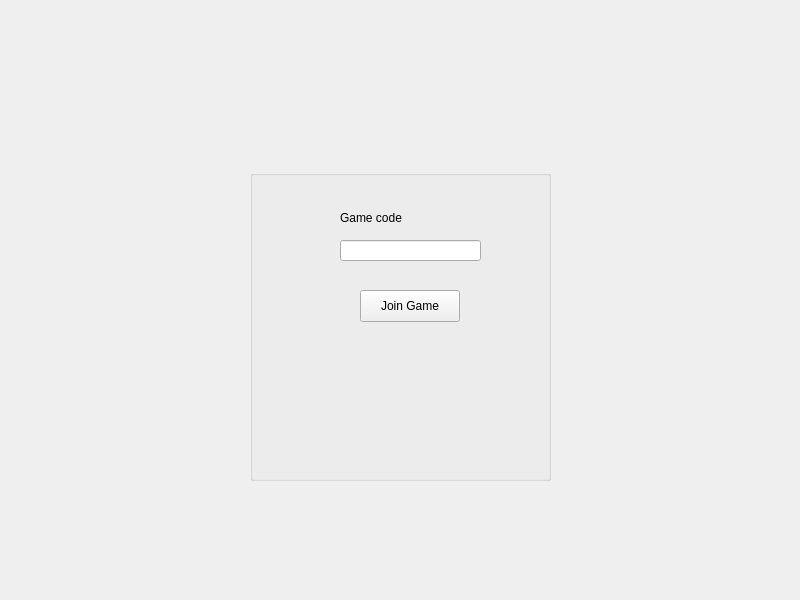
<?xml version="1.0" encoding="UTF-8"?>
<ui version="4.0">
 <class>JoinGameView</class>
 <widget class="QMainWindow" name="JoinGameView">
  <property name="geometry">
   <rect>
    <x>0</x>
    <y>0</y>
    <width>800</width>
    <height>600</height>
   </rect>
  </property>
  <property name="minimumSize">
   <size>
    <width>737</width>
    <height>537</height>
   </size>
  </property>
  <property name="windowTitle">
   <string>Snakes &amp; Ladders - Join Game</string>
  </property>
  <property name="styleSheet">
   <string notr="true">border-image: url(:/images/background.jpg);</string>
  </property>
  <widget class="QWidget" name="centralwidget">
   <widget class="QGroupBox" name="groupBox">
    <property name="geometry">
     <rect>
      <x>250</x>
      <y>170</y>
      <width>301</width>
      <height>311</height>
     </rect>
    </property>
    <property name="styleSheet">
     <string notr="true">border-image: none;</string>
    </property>
    <property name="title">
     <string/>
    </property>
    <widget class="QLineEdit" name="lineEdit_gameCode">
     <property name="geometry">
      <rect>
       <x>90</x>
       <y>70</y>
       <width>141</width>
       <height>21</height>
      </rect>
     </property>
    </widget>
    <widget class="QLabel" name="label_gameCode">
     <property name="geometry">
      <rect>
       <x>90</x>
       <y>40</y>
       <width>71</width>
       <height>16</height>
      </rect>
     </property>
     <property name="text">
      <string>Game code</string>
     </property>
    </widget>
    <widget class="QPushButton" name="pushButton_joinGame">
     <property name="geometry">
      <rect>
       <x>110</x>
       <y>120</y>
       <width>100</width>
       <height>32</height>
      </rect>
     </property>
     <property name="text">
      <string>Join Game</string>
     </property>
    </widget>
   </widget>
  </widget>
 </widget>
 <resources/>
 <connections/>
</ui>
